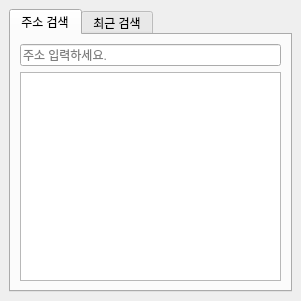
<?xml version="1.0" encoding="UTF-8"?>
<ui version="4.0">
 <class>DockWidget</class>
 <widget class="QDockWidget" name="DockWidget">
  <property name="geometry">
   <rect>
    <x>0</x>
    <y>0</y>
    <width>301</width>
    <height>301</height>
   </rect>
  </property>
  <property name="windowTitle">
   <string>브이월드 주소 검색</string>
  </property>
  <widget class="QWidget" name="dockWidgetContents">
   <layout class="QGridLayout" name="gridLayout_2">
    <item row="0" column="0">
     <widget class="QTabWidget" name="tabWidget">
      <property name="currentIndex">
       <number>0</number>
      </property>
      <widget class="QWidget" name="tab">
       <attribute name="title">
        <string>주소 검색</string>
       </attribute>
       <layout class="QGridLayout" name="gridLayout">
        <item row="0" column="0">
         <layout class="QGridLayout" name="gridLayout_5">
          <item row="0" column="0">
           <layout class="QHBoxLayout" name="horizontalLayout"/>
          </item>
          <item row="1" column="0">
           <widget class="QLineEdit" name="inputSearch">
            <property name="placeholderText">
             <string>주소 입력하세요.</string>
            </property>
           </widget>
          </item>
          <item row="2" column="0">
           <widget class="QListWidget" name="listSearch"/>
          </item>
         </layout>
        </item>
       </layout>
      </widget>
      <widget class="QWidget" name="tab_2">
       <attribute name="title">
        <string>최근 검색</string>
       </attribute>
       <layout class="QGridLayout" name="gridLayout_4">
        <item row="0" column="0">
         <widget class="QListWidget" name="recentSearchs"/>
        </item>
       </layout>
      </widget>
     </widget>
    </item>
   </layout>
  </widget>
 </widget>
 <resources/>
 <connections/>
</ui>
